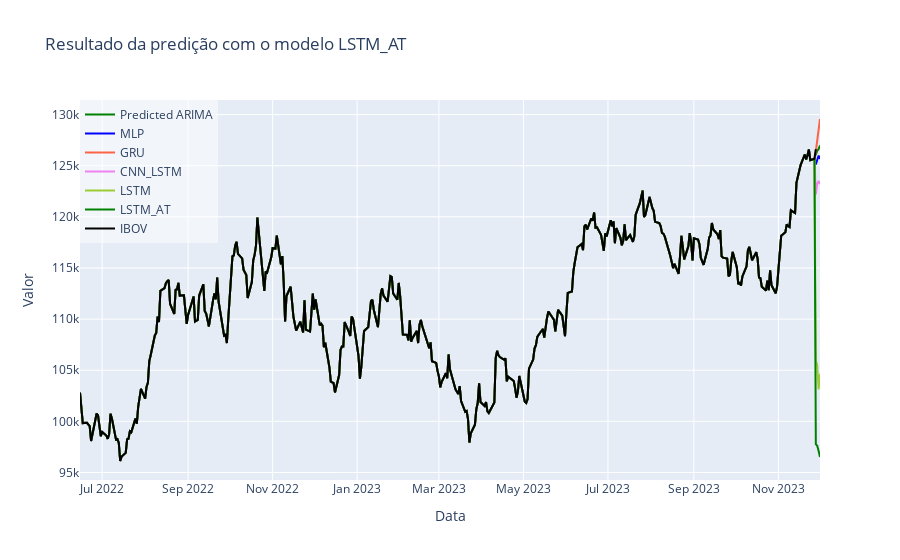

Source (notebook cell):
### Code cell
import plotly.graph_objects as go

# Cria um gráfico de linha usando o Plotly
fig = go.Figure()

fig.add_trace(go.Scatter(x=T_preds[-(n_steps+1):], y=arima_predictions, mode='lines', name="Predicted ARIMA", line=dict(color='green')))

# Adiciona os valores preditos ao gráfico
colors=['blue', 'tomato', 'violet', 'yellowgreen', 'green']
for i in range(new_predictions.shape[1]):
    fig.add_trace(go.Scatter(x=T_preds, y=new_predictions[:,i], mode='lines', name=f'{list(trained_best_models.keys())[i]}', line=dict(color=colors[i])))


# Adiciona os valores reais ao gráfico
fig.add_trace(go.Scatter(x=T_test.values, y=y_test_real, mode='lines', name=ticker, line=dict(color='black')))
# Configura o layout do gráfico
fig.update_layout(
    title=f'Resultado da predição com o modelo {model_name}',
    xaxis_title='Data',
    yaxis_title='Valor',
    showlegend=True,
    legend=dict(x=0, y=1, bgcolor='rgba(255, 255, 255, 0.5)')
)

# Exibe o gráfico
fig.show()

### Figure 1 — Plotly figure (JSON) as saved in the notebook; plotly's stock layout.template omitted (floating-point values rounded to 4 significant figures; data arrays with more than 128 entries replaced by an {"elided": "..."} marker saying what was removed)
{"data": [{"line": {"color": "green"}, "mode": "lines", "name": "Predicted ARIMA", "type": "scatter", "x": ["2023-11-27T00:00:00.000000000", "2023-11-28T00:00:00.000000000", "2023-11-29T00:00:00.000000000", "2023-11-30T00:00:00.000000000", "2023-12-01T00:00:00.000000000"], "y": [126100.0, 126100.0, 126500.0, 126600.0, 127000.0, 127300.0, 127200.0, 127400.0]}, {"line": {"color": "blue"}, "mode": "lines", "name": "MLP", "type": "scatter", "x": {"elided": "366 str values"}, "y": {"elided": "366 float values"}}, {"line": {"color": "tomato"}, "mode": "lines", "name": "GRU", "type": "scatter", "x": {"elided": "366 str values"}, "y": {"elided": "366 float values"}}, {"line": {"color": "violet"}, "mode": "lines", "name": "CNN_LSTM", "type": "scatter", "x": {"elided": "366 str values"}, "y": {"elided": "366 float values"}}, {"line": {"color": "yellowgreen"}, "mode": "lines", "name": "LSTM", "type": "scatter", "x": {"elided": "366 str values"}, "y": {"elided": "366 float values"}}, {"line": {"color": "green"}, "mode": "lines", "name": "LSTM_AT", "type": "scatter", "x": {"elided": "366 str values"}, "y": {"elided": "366 float values"}}, {"line": {"color": "black"}, "mode": "lines", "name": "IBOV", "type": "scatter", "x": {"elided": "363 str values"}, "y": {"elided": "363 int values"}}], "layout": {"legend": {"bgcolor": "rgba(255, 255, 255, 0.5)", "x": 0, "y": 1}, "showlegend": true, "title": {"text": "Resultado da predição com o modelo LSTM_AT"}, "xaxis": {"title": {"text": "Data"}}, "yaxis": {"title": {"text": "Valor"}}}}
